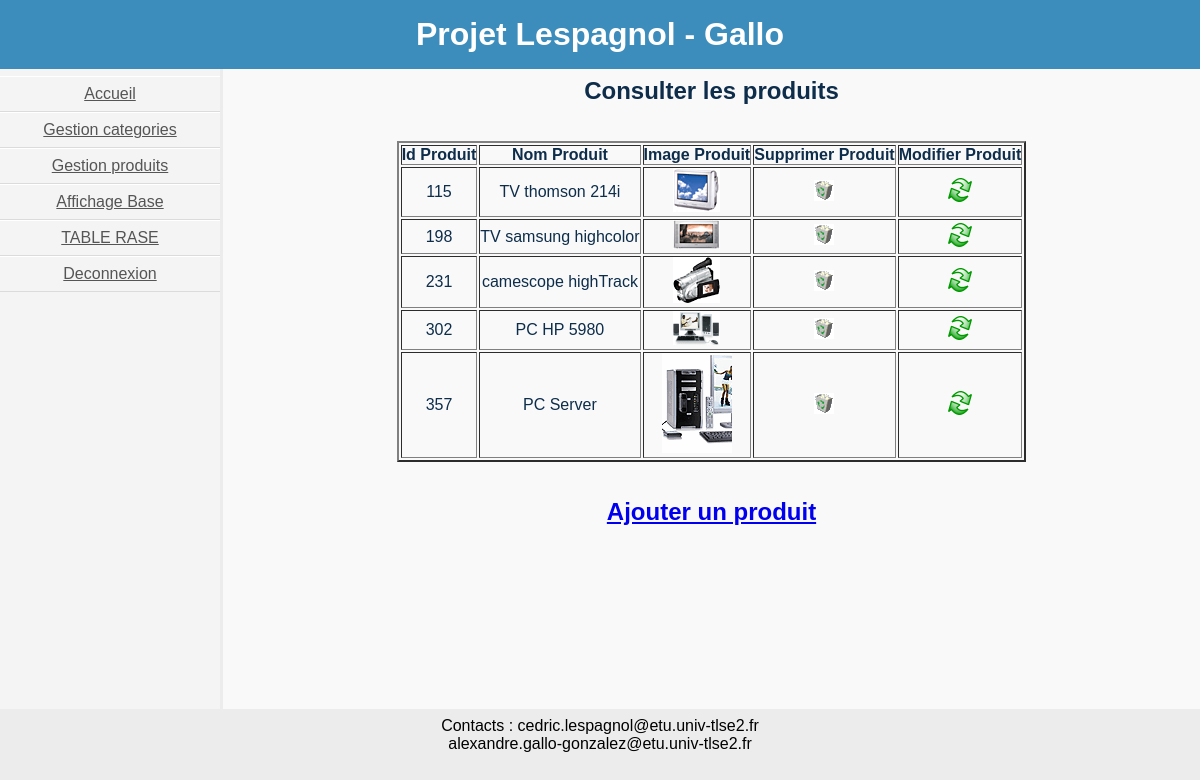
The page /v/ListeProduit.php (signed in) on the database its author committed.
### tables this page shows
CREATE TABLE Produit
(
	idProd VARCHAR(5),
	idCat VARCHAR(3),
	nomProd VARCHAR(20),
	detailProd VARCHAR(25),
	imageProd VARCHAR(20),
	estNouveauProd TINYINT(1),
	estPromoProd TINYINT(1),
	estSelectProd TINYINT(1),
	poidsProd TINYINT(3),
	estDispoProd TINYINT(1),
	delaiProd VARCHAR(20),
	prixHTprod NUMERIC(7,2),
	prixHTpromoPro NUMERIC(7,2),
	tauxTVAprod NUMERIC(3,1),
	CONSTRAINT pk_Produit PRIMARY KEY(idProd),
	CONSTRAINT fk_Produit_idCat FOREIGN KEY(idCat) REFERENCES Categorie (idCat)
);

### v/ListeProduit.php (the view, shortened to what this page needs)
<!DOCTYPE html>
<html>
<head>
	<link rel="stylesheet" href="./include/styles.css" />
</head>
<body>
	<?php
		include("./include/header.php");
    require_once("connect.inc.php");
	?>
	<div class="wrapper">
		<?php include("./include/menusA.php"); ?>
		<section id="content">
			<?php
        echo "<h1>Consulter les produits </h1>";
        echo "<BR/><BR/>";
					echo "<center><table align='center' border='2' >";
						echo "<tr><th>Id Produit</th><th>Nom Produit</th><th>Image Produit</th><th>Supprimer Produit</th><th>Modifier Produit</th></tr>";
            $result = $conn -> prepare("Select idProd, nomProd, imageProd FROM Produit");
            $result->execute();
						while($donnees = $result->fetch(PDO::FETCH_ASSOC)){
		          echo "<tr>";
              echo "<td>".$donnees['idProd']."</td>";
              echo "<td>".$donnees['nomProd']."</td>";
              echo "<td><a href=\"DetailProduit.php?idProd=$donnees[idProd]\"><img src=\"images/produits/".$donnees['imageProd']."\" border=\"0\" /></a></td>";
              echo "<td><a href=\"SupprProduit.php?idProd=$donnees[idProd]\"><img src=\"images/corbeille.png\" border=\"0\" /></a></td>";
              echo "<td><a href=\"ModifProduit.php?idProd=$donnees[idProd]\"><img src=\"images/modifier.gif\" border=\"0\" /></a></td>";
							echo "</tr>";
          	}
					echo "</table></center>";
					echo "<BR/><BR/>";
          echo "<center><a href=\"AjouterProduit.php\"><h2>Ajouter un produit</h2></a></center>";
			?>
		</section>
	</div>
	<?php include("./include/footer.php"); ?>
</body>
</html>

### v/include/styles.css (style rules this page uses)
* { margin: 0; padding: 0; }
html, body { height: 100%; font-family: sans-serif; background-color: #ECECEC; }
.wrapper { display: table; table-layout: fixed; width: 100%; height: 80%; background: #f9f9f9; }
section { display: table-cell; color: #0d2d4b; padding: 0.5em; text-align: center; background-color: #F9F9F9; }
td { text-align: center; }

### rows shown on the page
produit: idProd "115", nomProd "TV thomson 214i", imageProd (picture)
produit: idProd "198", nomProd "TV samsung highcolor", imageProd (picture)
produit: idProd "231", nomProd "camescope highTrack", imageProd (picture)
produit: idProd "302", nomProd "PC HP 5980", imageProd (picture)
produit: idProd "357", nomProd "PC Server", imageProd (picture)
